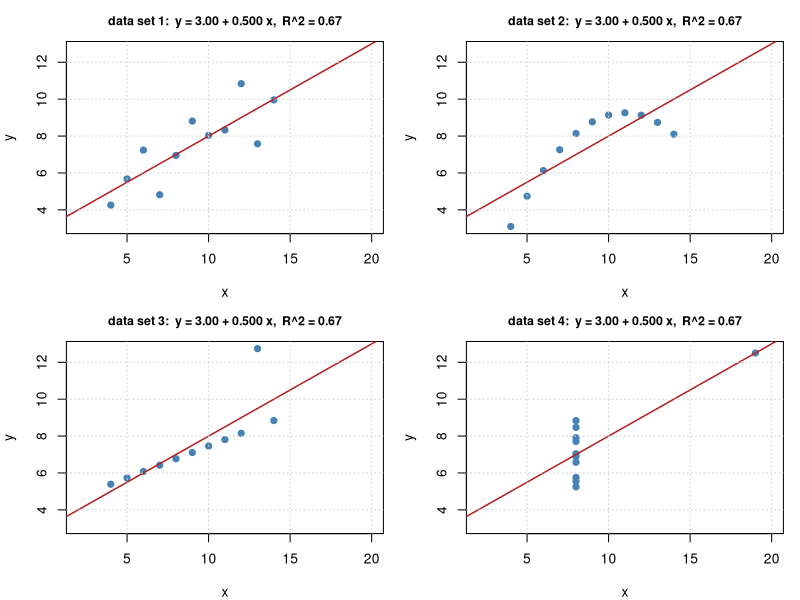

Recreate this plot in R.
# Anscombe's quartet (1973): the same least squares fit for four very different data sets.
# The data set ships with base R as `anscombe` (columns x1..x4, y1..y4).
ylim <- range(anscombe[, paste0("y", 1:4)])
par(mfrow = c(2, 2), mar = c(4, 4, 2.5, 1))
for (k in 1:4) {
  x <- anscombe[[paste0("x", k)]]
  y <- anscombe[[paste0("y", k)]]
  fit <- lm(y ~ x)
  b <- coef(fit)
  plot(x, y, pch = 19, col = "steelblue", xlim = c(2, 20), ylim = ylim, xlab = "x", ylab = "y",
       main = sprintf("data set %d:  y = %.2f + %.3f x,  R^2 = %.2f", k, b[1], b[2], summary(fit)$r.squared),
       cex.main = 0.9)
  abline(fit, col = "firebrick", lwd = 1.5)
  grid()
}
